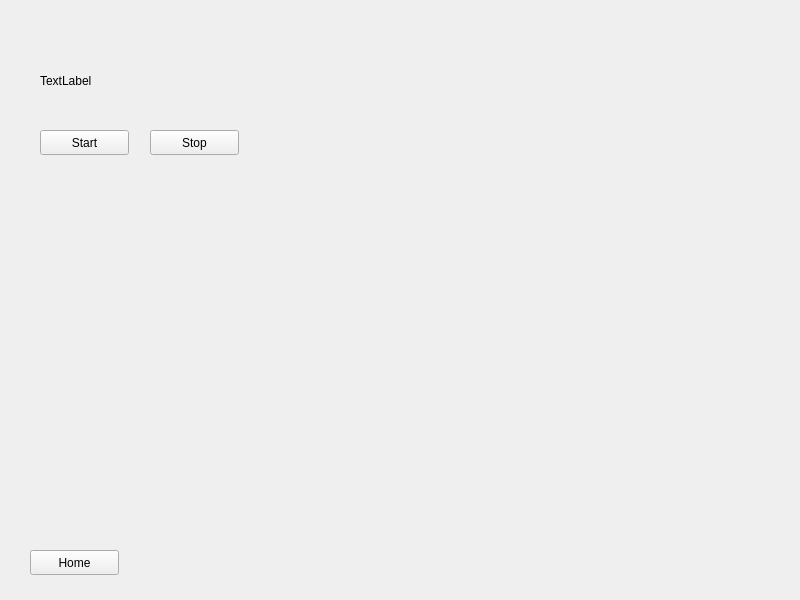
<?xml version="1.0" encoding="UTF-8"?>
<ui version="4.0">
 <class>feedback</class>
 <widget class="QWidget" name="feedback">
  <property name="geometry">
   <rect>
    <x>0</x>
    <y>0</y>
    <width>800</width>
    <height>600</height>
   </rect>
  </property>
  <property name="windowTitle">
   <string>Feedback</string>
  </property>
  <widget class="QPushButton" name="PushButtonHome">
   <property name="geometry">
    <rect>
     <x>30</x>
     <y>550</y>
     <width>89</width>
     <height>25</height>
    </rect>
   </property>
   <property name="text">
    <string>Home</string>
   </property>
  </widget>
  <widget class="QLabel" name="label">
   <property name="geometry">
    <rect>
     <x>40</x>
     <y>50</y>
     <width>181</width>
     <height>61</height>
    </rect>
   </property>
   <property name="text">
    <string>TextLabel</string>
   </property>
  </widget>
  <widget class="QPushButton" name="PushButtonStart">
   <property name="geometry">
    <rect>
     <x>40</x>
     <y>130</y>
     <width>89</width>
     <height>25</height>
    </rect>
   </property>
   <property name="text">
    <string>Start</string>
   </property>
  </widget>
  <widget class="QPushButton" name="PushButtonStop">
   <property name="geometry">
    <rect>
     <x>150</x>
     <y>130</y>
     <width>89</width>
     <height>25</height>
    </rect>
   </property>
   <property name="text">
    <string>Stop</string>
   </property>
  </widget>
 </widget>
 <resources/>
 <connections/>
</ui>
